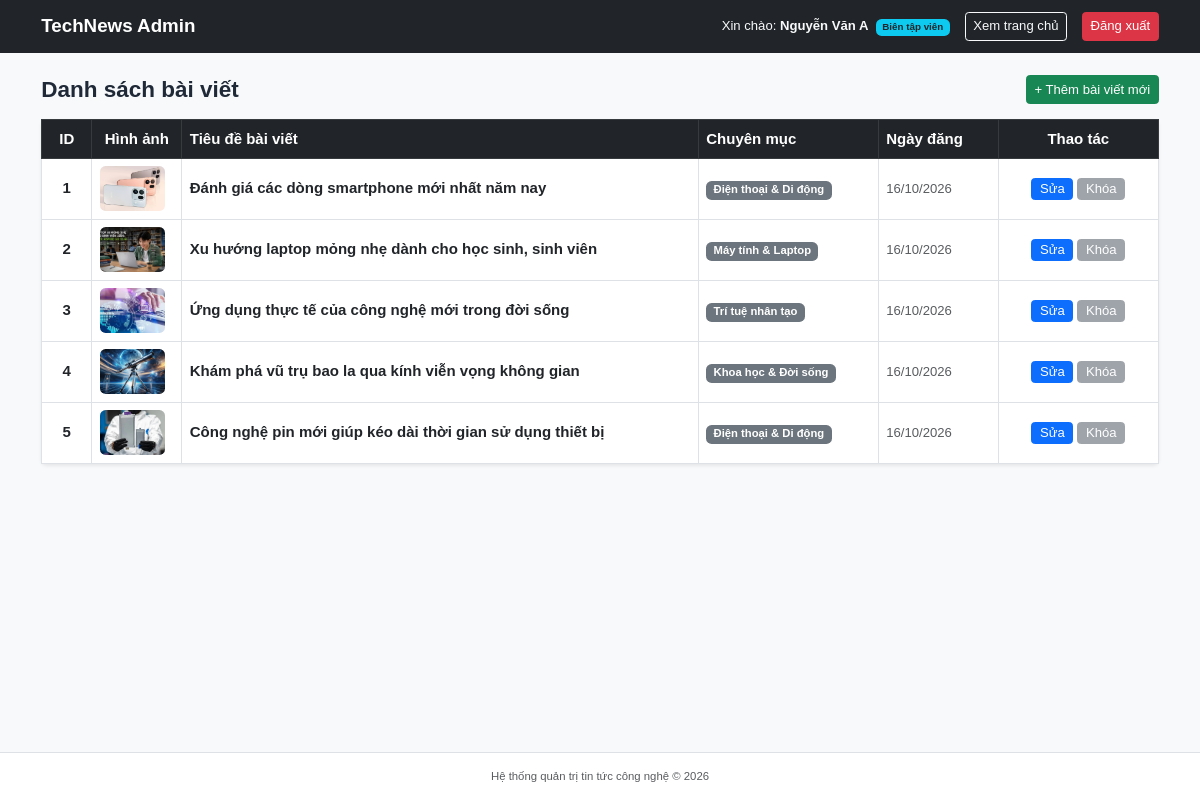
Screenshot of /admin.php (signed in) with the database file from the repository.
### tables this page shows
CREATE TABLE `posts` (
  `id` int(11) NOT NULL,
  `category_id` int(11) NOT NULL,
  `title` varchar(255) NOT NULL,
  `summary` text NOT NULL,
  `content` longtext NOT NULL,
  `image` varchar(255) NOT NULL DEFAULT 'default.jpg',
  `created_at` datetime NOT NULL DEFAULT current_timestamp(),
  `views` int(11) NOT NULL DEFAULT 0,
  `status` tinyint(1) NOT NULL DEFAULT 1
);

CREATE TABLE `categories` (
  `id` int(11) NOT NULL,
  `name` varchar(100) NOT NULL
);

### admin.php (the view, shortened to what this page needs)
<?php
require_once 'db.php';
$current_role = $_SESSION['role'] ?? 'editor';
$sql = "SELECT posts.*, categories.name AS cat_name
        FROM posts
        JOIN categories ON posts.category_id = categories.id
        ORDER BY posts.id ASC";
$result = mysqli_query($conn, $sql);
?>
<!DOCTYPE html>
<html lang="vi">
<head>
    <link href="https://cdn.jsdelivr.net/npm/bootstrap@5.3.0/dist/css/bootstrap.min.css" rel="stylesheet">
    <link href="css/style.css?v=<?= time() ?>" rel="stylesheet">
</head>
<body class="bg-light">
    <div class="main-wrapper">
        <nav class="navbar navbar-expand-lg navbar-dark bg-dark">
            <div class="container">
                <a class="navbar-brand fw-bold" href="admin.php">TechNews Admin</a>
                <div class="d-flex align-items-center gap-3">
                    <span class="text-light small">
                        Xin chào: <strong><?= htmlspecialchars($_SESSION['fullname']) ?></strong>
                        <?php if ($current_role === 'admin'): ?>
                            <span class="badge bg-danger ms-1">Quản trị viên</span>
                        <?php else: ?>
                            <span class="badge bg-info text-dark ms-1">Biên tập viên</span>
                        <?php endif; ?>
                    </span>
                    <a href="index.php" class="btn btn-outline-light btn-sm" target="_blank">Xem trang chủ</a>
                    <a href="logout.php" class="btn btn-danger btn-sm">Đăng xuất</a>
                </div>
            </div>
        </nav>
        <div class="container my-4">
            <div class="d-flex justify-content-between align-items-center mb-3">
                <h4 class="fw-bold mb-0">Danh sách bài viết</h4>
                <a href="add_post.php" class="btn btn-success btn-sm">+ Thêm bài viết mới</a>
            </div>
            <div class="card shadow-sm border-0">
                <div class="card-body p-0">
                    <div class="table-responsive">
                        <table class="table table-bordered table-hover align-middle mb-0">
                            <thead class="table-dark">
                                <tr>
                                    <th style="width: 50px;" class="text-center">ID</th>
                                    <th style="width: 90px;" class="text-center">Hình ảnh</th>
                                    <th>Tiêu đề bài viết</th>
                                    <th style="width: 180px;">Chuyên mục</th>
                                    <th style="width: 120px;">Ngày đăng</th>
                                    <th style="width: 160px;" class="text-center">Thao tác</th>
                                </tr>
                            </thead>
                            <tbody>
                                <?php if ($result && mysqli_num_rows($result) > 0): ?>
                                    <?php while ($row = mysqli_fetch_assoc($result)): ?>
                                        <tr>
                                            <td class="text-center fw-bold"><?= $row['id'] ?></td>
                                            <td class="text-center">
                                                <img src="uploads/<?= !empty($row['image']) ? $row['image'] : 'default.jpg' ?>"
                                                     alt="Thumb" class="rounded" style="width: 65px; height: 45px; object-fit: cover;"
                                                     onerror="this.src='uploads/default.jpg'">
                                            </td>
                                            <td>
                                                <a href="detail.php?id=<?= $row['id'] ?>" target="_blank" class="text-decoration-none fw-semibold text-dark">
                                                    <?= htmlspecialchars($row['title']) ?>
                                                </a>
                                            </td>
                                            <td><span class="badge bg-secondary"><?= htmlspecialchars($row['cat_name']) ?></span></td>
                                            <td class="small text-muted"><?= date('d/m/Y', strtotime($row['created_at'])) ?></td>
                                            <td class="text-center">
                                                <a href="edit_post.php?id=<?= $row['id'] ?>" class="btn btn-primary btn-sm py-0 px-2">Sửa</a>
                                                <?php if ($current_role === 'admin'): ?>
                                                    <a href="delete_post.php?id=<?= $row['id'] ?>"
                                                       onclick="return confirm('Bạn có chắc chắn muốn xóa bài viết này không?');"
                                                       class="btn btn-danger btn-sm py-0 px-2">Xóa</a>
                                                <?php else: ?>
                                                    <button class="btn btn-secondary btn-sm py-0 px-2" disabled title="Chỉ Admin mới có quyền xóa">Khóa</button>
                                                <?php endif; ?>
                                            </td>
                                        </tr>
                                    <?php endwhile; ?>
                                <?php else: ?>
                                    <tr>
                                        <td colspan="6" class="text-center py-4 text-muted">Chưa có bài viết nào.</td>
                                    </tr>
                                <?php endif; ?>
                            </tbody>
                        </table>
                    </div>
                </div>
            </div>
        </div>
    </div>
    <footer class="site-footer py-3 text-center border-top">
        <div class="container small text-muted">
            Hệ thống quản trị tin tức công nghệ &copy; 2026
        </div>
    </footer>
</body>
</html>

### css/style.css (style rules this page uses)
:root { --primary-red: #990000; --primary-hover: #7a0000; --navy-blue: #003366; --text-dark: #1f2937; --text-muted: #555555; --border-gray: #e5e7eb; --bg-page: #f9fafb; }
html, body { height: 100%; margin: 0; padding: 0; background-color: var(--bg-page); color: var(--text-dark); font-family: Arial, "Helvetica Neue", "Segoe UI", sans-serif; font-size: 15px; line-height: 1.5; }
body { display: flex; flex-direction: column; min-height: 100vh; }
.main-wrapper { flex: 1 0 auto; }
footer { flex-shrink: 0; }
img { max-width: 100%; height: auto; display: block; }
.site-footer { background-color: #ffffff; border-top: 2px solid var(--navy-blue); font-size: 13px; color: #444; }

### rows the page displays
posts: id "1", image (picture), title "Đánh giá các dòng smartphone mới nhất năm nay", category.name "Điện thoại & Di động", created_at "16/10/2026"
posts: id "2", image (picture), title "Xu hướng laptop mỏng nhẹ dành cho học sinh, sinh viên", category.name "Máy tính & Laptop", created_at "16/10/2026"
posts: id "3", image (picture), title "Ứng dụng thực tế của công nghệ mới trong đời sống", category.name "Trí tuệ nhân tạo", created_at "16/10/2026"
posts: id "4", image (picture), title "Khám phá vũ trụ bao la qua kính viễn vọng không gian", category.name "Khoa học & Đời sống", created_at "16/10/2026"
posts: id "5", image (picture), title "Công nghệ pin mới giúp kéo dài thời gian sử dụng thiết bị", category.name "Điện thoại & Di động", created_at "16/10/2026"

### other values shown
$_SESSION['fullname'] "Nguyễn Văn A"
